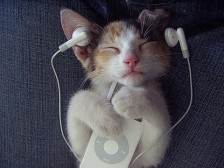
#> input picture week1/images/cat.jpeg, 224 x 168 px
$ jupyter execute --allow-errors pre_class.ipynb
#> lines starting #> are read from the running program, lines starting #| are printed output that depends on the picture
### Numpy
Numpy是Python中用于科学计算的核心库。它提供了高性能的多维数组对象，以及相关工具。

数组Arrays
一个numpy数组是一个由不同数值组成的网格。网格中的数据都是同一种数据类型，可以通过非负整型数的元组来访问。维度的数量被称为数组的阶，数组的大小是一个由整型数构成的元组，可以描述数组不同维度上的大小。

我们可以从列表创建数组，然后利用方括号访问其中的元素：

[cell 1]
import numpy as np

a = np.array([1, 2, 3])  # Create a rank 1 array
print(type(a))           # Prints "<type 'numpy.ndarray'>"
print(a.shape)           # Prints "(3,)"
print(a[0], a[1], a[2])  # Prints "1 2 3"
a[0] = 5                 # Change an element of the array
print(a)                 # Prints "[5, 2, 3]"

b = np.array([[1,2,3],[4,5,6]])   # Create a rank 2 array
print(b)                          # 显示一下矩阵b
print(b.shape)                    # Prints "(2, 3)"
print(b[0, 0], b[0, 1], b[1, 0])  # Prints "1 2 4"

Numpy还提供了很多其他创建数组的方法：

[cell 2]
import numpy as np

a = np.zeros((2,2))  # Create an array of all zeros
print(a)             # Prints "[[ 0.  0.]
                     #          [ 0.  0.]]"

b = np.ones((1,2))   # Create an array of all ones
print(b)             # Prints "[[ 1.  1.]]"

c = np.full((2,2), 7) # Create a constant array
print(c)              # Prints "[[ 7.  7.]
                      #          [ 7.  7.]]"

d = np.eye(2)        # Create a 2x2 identity matrix
print(d)             # Prints "[[ 1.  0.]
                     #          [ 0.  1.]]"

e = np.random.random((2,2)) # Create an array filled with random values
print(e)                    # Might print "[[ 0.91940167  0.08143941]
                            #               [ 0.68744134  0.87236687]]"

其他数组相关方法，请查看文档。

### 访问数组
Numpy提供了多种访问数组的方法。

**切片**：和Python列表类似，numpy数组可以使用切片语法。因为数组可以是多维的，所以你必须为每个维度指定好切片。

[cell 3]
import numpy as np

# Create the following rank 2 array with shape (3, 4)
# [[ 1  2  3  4]
#  [ 5  6  7  8]
#  [ 9 10 11 12]]
a = np.array([[1,2,3,4], [5,6,7,8], [9,10,11,12]])

# Use slicing to pull out the subarray consisting of the first 2 rows
# and columns 1 and 2; b is the following array of shape (2, 2):
# [[2 3]
#  [6 7]]
b = a[:2, 1:3]

# A slice of an array is a view into the same data, so modifying it
# will modify the original array.
print(a[0, 1])  # Prints "2"
b[0, 0] = 77    # b[0, 0] is the same piece of data as a[0, 1]
print(a[0, 1])  # Prints "77"

你可以同时使用整型和切片语法来访问数组。但是，这样做会产生一个比原数组低阶的新数组。需要注意的是，这里和MATLAB中的情况是不同的：

[cell 4]
import numpy as np

# Create the following rank 2 array with shape (3, 4)
# [[ 1  2  3  4]
#  [ 5  6  7  8]
#  [ 9 10 11 12]]
a = np.array([[1,2,3,4], [5,6,7,8], [9,10,11,12]])

# Two ways of accessing the data in the middle row of the array.
# Mixing integer indexing with slices yields an array of lower rank,
# while using only slices yields an array of the same rank as the
# original array:
row_r1 = a[1, :]    # Rank 1 view of the second row of a
row_r2 = a[1:2, :]  # Rank 2 view of the second row of a
print(row_r1, row_r1.shape) # Prints "[5 6 7 8] (4,)"
print(row_r2, row_r2.shape) # Prints "[[5 6 7 8]] (1, 4)"

# We can make the same distinction when accessing columns of an array:
col_r1 = a[:, 1]
col_r2 = a[:, 1:2]
print(col_r1, col_r1.shape) # Prints "[ 2  6 10] (3,)"
print(col_r2, col_r2.shape) # Prints "[[ 2]
                            #          [ 6]
                            #          [10]] (3, 1)"

整型数组访问：当我们使用切片语法访问数组时，得到的总是原数组的一个子集。整型数组访问允许我们利用其它数组的数据构建一个新的数组：

[cell 5]
import numpy as np

a = np.array([[1,2], [3, 4], [5, 6]])

# An example of integer array indexing.
# The returned array will have shape (3,) and
print(a[[0, 1, 2], [0, 1, 0]]) # Prints "[1 4 5]"

# The above example of integer array indexing is equivalent to this:
print(np.array([a[0, 0], a[1, 1], a[2, 0]])) # Prints "[1 4 5]"

# When using integer array indexing, you can reuse the same
# element from the source array:
print(a[[0, 0], [1, 1]]) # Prints "[2 2]"

# Equivalent to the previous integer array indexing example
print(np.array([a[0, 1], a[0, 1]])) # Prints "[2 2]"

整型数组访问语法还有个有用的技巧，可以用来选择或者更改矩阵中每行中的一个元素：

[cell 6]
import numpy as np

# Create a new array from which we will select elements
a = np.array([[1,2,3], [4,5,6], [7,8,9], [10, 11, 12]])

print(a) # prints "array([[ 1,  2,  3],
         #                [ 4,  5,  6],
         #                [ 7,  8,  9],
         #                [10, 11, 12]])"

# Create an array of indices
b = np.array([0, 2, 0, 1])

# Select one element from each row of a using the indices in b
print(a[np.arange(4), b]) # Prints "[ 1  6  7 11]"

# Mutate one element from each row of a using the indices in b
a[np.arange(4), b] += 10

print(a) # prints "array([[11,  2,  3],
         #                [ 4,  5, 16],
         #                [17,  8,  9],
         #                [10, 21, 12]])

布尔型数组访问：布尔型数组访问可以让你选择数组中任意元素。通常，这种访问方式用于选取数组中满足某些条件的元素，举例如下：

[cell 7]
import numpy as np

a = np.array([[1,2], [3, 4], [5, 6]])

bool_idx = (a > 2)  # Find the elements of a that are bigger than 2;
                    # this returns a numpy array of Booleans of the same
                    # shape as a, where each slot of bool_idx tells
                    # whether that element of a is > 2.

print(bool_idx)     # Prints "[[False False]
                    #          [ True  True]
                    #          [ True  True]]"

# We use boolean array indexing to construct a rank 1 array
# consisting of the elements of a corresponding to the True values
# of bool_idx
print(a[bool_idx]) # Prints "[3 4 5 6]"

# We can do all of the above in a single concise statement:
print(a[a > 2])    # Prints "[3 4 5 6]"

#### 数据类型
每个Numpy数组都是数据类型相同的元素组成的网格。Numpy提供了很多的数据类型用于创建数组。当你创建数组的时候，Numpy会尝试猜测数组的数据类型，你也可以通过参数直接指定数据类型，例子如下：

[cell 8]
import numpy as np

x = np.array([1, 2])  # Let numpy choose the datatype
print(x.dtype)        # Prints "int64"

x = np.array([1.0, 2.0])  # Let numpy choose the datatype
print(x.dtype)            # Prints "float64"

x = np.array([1, 2], dtype=np.int64)  # Force a particular datatype
print(x.dtype)                        # Prints "int64"

#### 数组计算
基本数学计算函数会对数组中元素逐个进行计算，既可以利用操作符重载，也可以使用函数方式：

[cell 9]
import numpy as np

x = np.array([[1,2],[3,4]], dtype=np.float64)
y = np.array([[5,6],[7,8]], dtype=np.float64)

# Elementwise sum; both produce the array
# [[ 6.0  8.0]
#  [10.0 12.0]]
print(x + y)
print(np.add(x, y))

# Elementwise difference; both produce the array
# [[-4.0 -4.0]
#  [-4.0 -4.0]]
print(x - y)
print(np.subtract(x, y))

# Elementwise product; both produce the array
# [[ 5.0 12.0]
#  [21.0 32.0]]
print(x * y)
print(np.multiply(x, y))

# Elementwise division; both produce the array
# [[ 0.2         0.33333333]
#  [ 0.42857143  0.5       ]]
print(x / y)
print(np.divide(x, y))

# Elementwise square root; produces the array
# [[ 1.          1.41421356]
#  [ 1.73205081  2.        ]]
print(np.sqrt(x))

和MATLAB不同，*是元素逐个相乘，而不是矩阵乘法。在Numpy中使用dot来进行矩阵乘法：

[cell 10]
import numpy as np

x = np.array([[1,2],[3,4]])
y = np.array([[5,6],[7,8]])

v = np.array([9,10])
w = np.array([11, 12])

# Inner product of vectors; both produce 219
print(v.dot(w))
print(np.dot(v, w))

# Matrix / vector product; both produce the rank 1 array [29 67]
print(x.dot(v))
print(np.dot(x, v))

# Matrix / matrix product; both produce the rank 2 array
# [[19 22]
#  [43 50]]
print(x.dot(y))
print(np.dot(x, y))

Numpy提供了很多计算数组的函数，其中最常用的一个是sum：

[cell 11]
import numpy as np

x = np.array([[1,2],[3,4]])

print(np.sum(x))  # Compute sum of all elements; prints "10"
print(np.sum(x, axis=0))  # Compute sum of each column; prints "[4 6]"
print(np.sum(x, axis=1))  # Compute sum of each row; prints "[3 7]"

除了计算，我们还常常改变数组或者操作其中的元素。其中将矩阵转置是常用的一个，在Numpy中，使用T来转置矩阵：

[cell 12]
import numpy as np

x = np.array([[1,2], [3,4]])
print(x)   # Prints "[[1 2]
           #          [3 4]]"
print(x.T) # Prints "[[1 3]
           #          [2 4]]"

# Note that taking the transpose of a rank 1 array does nothing:
v = np.array([1,2,3])
print(v)   # Prints "[1 2 3]"
print(v.T) # Prints "[1 2 3]"

#### 广播Broadcasting
广播是一种强有力的机制，它让Numpy可以让不同大小的矩阵在一起进行数学计算。我们常常会有一个小的矩阵和一个大的矩阵，然后我们会需要用小的矩阵对大的矩阵做一些计算。

举个例子，如果我们想要把一个向量加到矩阵的每一行，我们可以这样做：

[cell 13]
import numpy as np

# We will add the vector v to each row of the matrix x,
# storing the result in the matrix y
x = np.array([[1,2,3], [4,5,6], [7,8,9], [10, 11, 12]])
v = np.array([1, 0, 1])
y = np.empty_like(x)   # Create an empty matrix with the same shape as x

# Add the vector v to each row of the matrix x with an explicit loop
for i in range(4):
    y[i, :] = x[i, :] + v

# Now y is the following
# [[ 2  2  4]
#  [ 5  5  7]
#  [ 8  8 10]
#  [11 11 13]]
print(y)

这样是行得通的，但是当x矩阵非常大，利用循环来计算就会变得很慢很慢。我们可以换一种思路：

[cell 14]
import numpy as np

# We will add the vector v to each row of the matrix x,
# storing the result in the matrix y
x = np.array([[1,2,3], [4,5,6], [7,8,9], [10, 11, 12]])
v = np.array([1, 0, 1])
vv = np.tile(v, (4, 1))  # Stack 4 copies of v on top of each other
print(vv)                # Prints "[[1 0 1]
                         #          [1 0 1]
                         #          [1 0 1]
                         #          [1 0 1]]"
y = x + vv  # Add x and vv elementwise
print(y) # Prints "[[ 2  2  4
         #          [ 5  5  7]
         #          [ 8  8 10]
         #          [11 11 13]]"

Numpy广播机制可以让我们不用创建vv，就能直接运算，看看下面例子：

[cell 15]
import numpy as np

# We will add the vector v to each row of the matrix x,
# storing the result in the matrix y
x = np.array([[1,2,3], [4,5,6], [7,8,9], [10, 11, 12]])
v = np.array([1, 0, 1])
y = x + v  # Add v to each row of x using broadcasting
print(y) # Prints "[[ 2  2  4]
         #          [ 5  5  7]
         #          [ 8  8 10]
         #          [11 11 13]]"

对两个数组使用广播机制要遵守下列规则：

>如果数组的秩不同，使用1来将秩较小的数组进行扩展，直到两个数组的尺寸的长度都一样。<br>
如果两个数组在某个维度上的长度是一样的，或者其中一个数组在该维度上长度为1，那么我们就说这两个数组在该维度上是相容的。<br>
如果两个数组在所有维度上都是相容的，他们就能使用广播。<br>
如果两个输入数组的尺寸不同，那么注意其中较大的那个尺寸。因为广播之后，两个数组的尺寸将和那个较大的尺寸一样。<br>
在任何一个维度上，如果一个数组的长度为1，另一个数组长度大于1，那么在该维度上，就好像是对第一个数组进行了复制。<br>
如果上述解释看不明白，可以读一读文档和这个解释。译者注：强烈推荐阅读文档中的例子。<br>

下面是一些广播机制的使用：

[cell 16]
import numpy as np

# Compute outer product of vectors
v = np.array([1,2,3])  # v has shape (3,)
w = np.array([4,5])    # w has shape (2,)
# To compute an outer product, we first reshape v to be a column
# vector of shape (3, 1); we can then broadcast it against w to yield
# an output of shape (3, 2), which is the outer product of v and w:
# [[ 4  5]
#  [ 8 10]
#  [12 15]]
print(np.reshape(v, (3, 1)) * w)

# Add a vector to each row of a matrix
x = np.array([[1,2,3], [4,5,6]])
# x has shape (2, 3) and v has shape (3,) so they broadcast to (2, 3),
# giving the following matrix:
# [[2 4 6]
#  [5 7 9]]
print(x + v)

# Add a vector to each column of a matrix
# x has shape (2, 3) and w has shape (2,).
# If we transpose x then it has shape (3, 2) and can be broadcast
# against w to yield a result of shape (3, 2); transposing this result
# yields the final result of shape (2, 3) which is the matrix x with
# the vector w added to each column. Gives the following matrix:
# [[ 5  6  7]
#  [ 9 10 11]]
print((x.T + w).T)

# Another solution is to reshape w to be a row vector of shape (2, 1);
# we can then broadcast it directly against x to produce the same
# output.
print(x + np.reshape(w, (2, 1)))

# Multiply a matrix by a constant:
# x has shape (2, 3). Numpy treats scalars as arrays of shape ();
# these can be broadcast together to shape (2, 3), producing the
# following array:
# [[ 2  4  6]
#  [ 8 10 12]]
print(x * 2)

广播机制能够让你的代码更简洁更迅速，能够用的时候请尽量使用！

#### Numpy文档
这篇教程涉及了你需要了解的numpy中的一些重要内容，但是numpy远不止如此。可以查阅numpy文献来学习更多。

#### SciPy
Numpy提供了高性能的多维数组，以及计算和操作数组的基本工具。SciPy基于Numpy，提供了大量的计算和操作数组的函数，这些函数对于不同类型的科学和工程计算非常有用。

熟悉SciPy的最好方法就是阅读文档。我们会强调对于本课程有用的部分。

#### 图像操作
SciPy提供了一些操作图像的基本函数。比如，它提供了将图像从硬盘读入到数组的函数，也提供了将数组中数据写入的硬盘成为图像的函数。下面是一个简单的例子：

[cell 17]
import imageio
from skimage import transform
import matplotlib.pyplot as plt

# Read an JPEG image into a numpy array
img = imageio.imread('images/cat.jpeg')
#> img is the input picture: shape (168, 224, 3); mean R, G, B 74.3, 72.5, 80.9
print(img.dtype, img.shape) # Prints "uint8 (400, 248, 3)"
#| uint8 (168, 224, 3)

# We can tint the image by scaling each of the color channels
# by a different scalar constant. The image has shape (400, 248, 3);
# we multiply it by the array [1, 0.95, 0.9] of shape (3,);
# numpy broadcasting means that this leaves the red channel unchanged,
# and multiplies the green and blue channels by 0.95 and 0.9
# respectively.
img_tinted = img * [1.2, 0.95, 0.9]
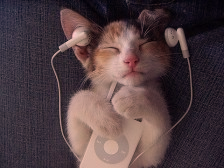
#> img_tinted: shape (168, 224, 3) float64; mean R, G, B 89.1, 68.9, 72.8; drawn with min black and max white

# Resize the tinted image to be 300 by 300 pixels.
img_tinted = transform.resize(img_tinted, (128, 128))
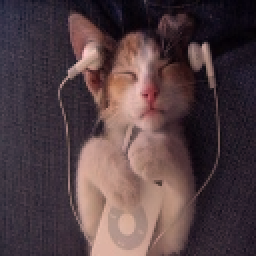
#> img_tinted: shape (128, 128, 3) float64 (shown 2 times larger); mean R, G, B 89.1, 68.9, 72.8; drawn with min black and max white

# Write the tinted image back to disk
#> (the rest of this cell did not finish here and is left out)

—————————————————————————————————————————

左边是原始图片，右边是变色和变形的图片。

—————————————————————————————————————————
#### 点之间的距离
SciPy定义了一些有用的函数，可以计算集合中点之间的距离。

函数scipy.spatial.distance.pdist能够计算集合中所有两点之间的距离：

[cell 18]
import numpy as np
from scipy.spatial.distance import pdist, squareform

# Create the following array where each row is a point in 2D space:
# [[0 1]
#  [1 0]
#  [2 0]]
x = np.array([[0, 1], [1, 0], [2, 0]])
print(x)

# Compute the Euclidean distance between all rows of x.
# d[i, j] is the Euclidean distance between x[i, :] and x[j, :],
# and d is the following array:
# [[ 0.          1.41421356  2.23606798]
#  [ 1.41421356  0.          1.        ]
#  [ 2.23606798  1.          0.        ]]
d = squareform(pdist(x, 'euclidean'))
print(d)

#### Matplotlib
Matplotlib是一个作图库。这里简要介绍matplotlib.pyplot模块，功能和MATLAB的作图功能类似。

#### 绘图
matplotlib库中最重要的函数是Plot。该函数允许你做出2D图形，如下：

[cell 19]
import numpy as np
import matplotlib.pyplot as plt

# Compute the x and y coordinates for points on a sine curve
x = np.arange(0, 3 * np.pi, 0.1)
y = np.sin(x)

# Plot the points using matplotlib
plt.plot(x, y)
plt.show()  # You must call plt.show() to make graphics appear.
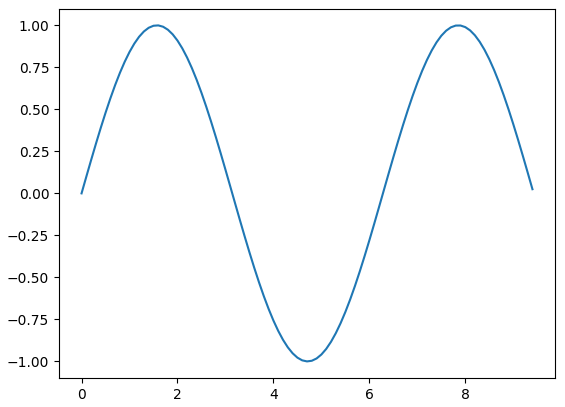
#> figure drawn by matplotlib, 1 panel; curve peaks at x = 1.6, y = 1

[cell 20]
import numpy as np
import matplotlib.pyplot as plt

# Compute the x and y coordinates for points on sine and cosine curves
x = np.arange(0, 3 * np.pi, 0.1)
y_sin = np.sin(x)
y_cos = np.cos(x)

# Plot the points using matplotlib
plt.plot(x, y_sin)
plt.plot(x, y_cos)
plt.xlabel('x axis label')
plt.ylabel('y axis label')
plt.title('Sine and Cosine')
plt.legend(['Sine', 'Cosine'])
plt.show()
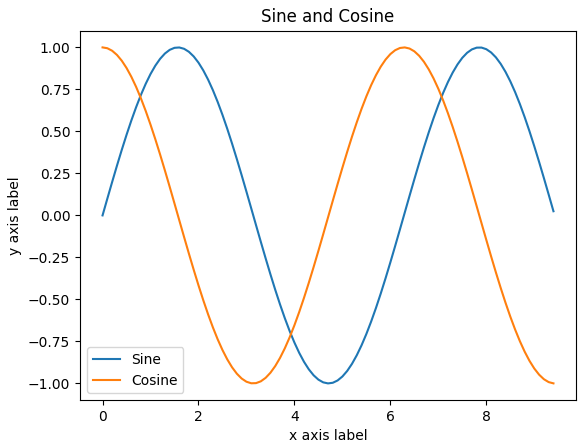
#> figure drawn by matplotlib, 1 panel; curve peaks at x = 1.6, y = 1; curve peaks at x = 0, y = 1

#### 绘制多个图像
可以使用subplot函数来在一幅图中画不同的东西：

[cell 21]
import numpy as np
import matplotlib.pyplot as plt

# Compute the x and y coordinates for points on sine and cosine curves
x = np.arange(0, 3 * np.pi, 0.1)
y_sin = np.sin(x)
y_cos = np.cos(x)

# Set up a subplot grid that has height 2 and width 1,
# and set the first such subplot as active.
plt.subplot(2, 1, 1)

# Make the first plot
plt.plot(x, y_sin)
plt.title('Sine')

# Set the second subplot as active, and make the second plot.
plt.subplot(2, 1, 2)
plt.plot(x, y_cos)
plt.title('Cosine')

# Show the figure.
plt.show()
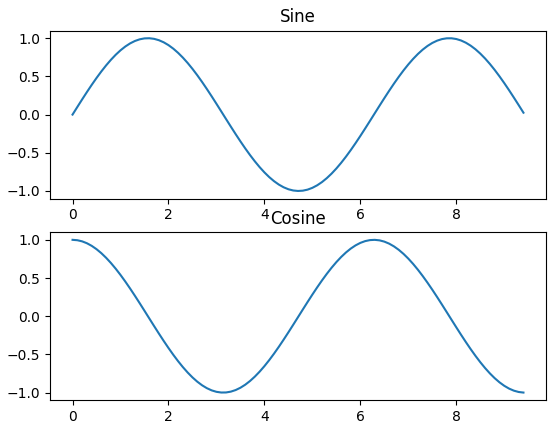
#> figure drawn by matplotlib, 2 panels; panel 1: curve peaks at x = 1.6, y = 1; panel 2: curve peaks at x = 0, y = 1

#### 图像
你可以使用imshow函数来显示图像，如下所示：

[cell 22]
import numpy as np
from skimage import transform
import imageio
import matplotlib.pyplot as plt

img = imageio.imread('images/cat.jpeg')
img_tinted = img * [1, 0.95, 0.9]
#> img_tinted: shape (168, 224, 3) float64

# Show the original image
plt.subplot(1, 2, 1)
plt.imshow(img)

# Show the tinted image
plt.subplot(1, 2, 2)

# A slight gotcha with imshow is that it might give strange results
# if presented with data that is not uint8. To work around this, we
# explicitly cast the image to uint8 before displaying it.
plt.imshow(np.uint8(img_tinted))
plt.show()
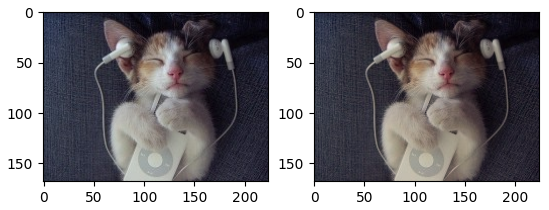
#> figure drawn by matplotlib, 2 panels
